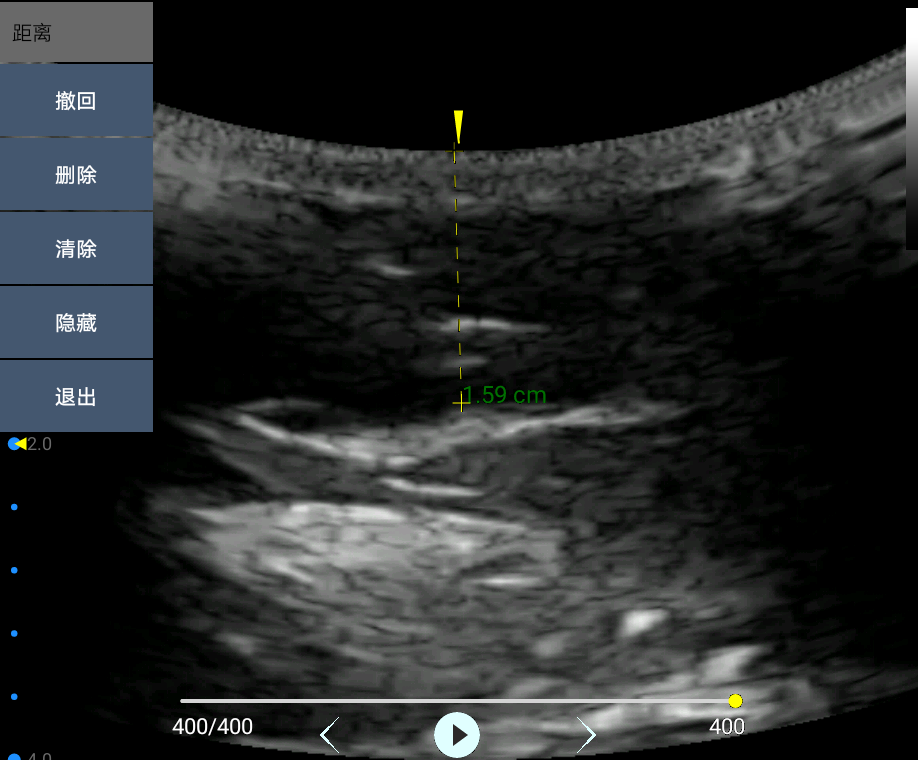
//> input picture a1.png, 918 x 760 px, given in place of 2.jpg, which was not available
$ ./MesureSliderWnd   (built with g++ and OpenCV 4)
//> lines starting //> are read from the running program, lines starting //| are printed output that depends on the picture; pictures that were not available may be replaced by others from this repository, and a replacement may not be noted
### counter.hpp
#ifndef counter_hpp
#define counter_hpp

#include <stdint.h>
#include <stdio.h>
#include <vector>
#include "opencv2/highgui/highgui.hpp"
#include "opencv2/imgproc/imgproc.hpp"
using namespace std;
using namespace cv;
//#define MAX(x,y)   (x>y?x:y)
//#define MIN(x,y)   (x>y?y:x)
typedef struct StrMonmentTAG{
Point2f * pMc;
Point2f mc;
int contourIndex;
int d;
int s;
}StrMonmentTag;
typedef struct StrCandicateTAG{
cv::Point2i  pt;
float MeanValue;
float StandDev;
}StrCandicateTag;
typedef struct StrAreaTAG{
	uint32_t lineIndex; //line index
	uint32_t mcIndex; //monmet index;
	//struct StrMonmentTAG  mc;
    //uint32_t s; //surface of contour
    //uint32_t d; //diameter of contour
    uint32_t doc; // degree of confidence
	Point    captruePoint;
	int32_t  boxUp;
	int32_t  boxDown;
	float    Depth;

    uint32_t x1;
    uint32_t x2;
    uint32_t y1;
    uint32_t y2;
	uint32_t      AverCenterIndex; //center point of cadicate points
	int32_t      AverCount;
	uint32_t     AverValue;
	cv::Point  AverPoint[100];  // aver point for calc
}strAreaTag;


#endif /* counter_hpp */

### MesureSliderWnd.cpp
#include "counter.hpp"
#include "fstream"
#include <iostream>
#include <string>
#include <strstream>
#include "math.h"
#include <stdlib.h>
#include <algorithm>
#include <iostream>
#include <deque>

#define  WIN_W    20
#define  WIN_H    10
StrCandicateTag Candicate;
vector<StrCandicateTag> g_StrCandicateTag;
vector<StrCandicateTag> * pStrCandicateTag = &g_StrCandicateTag;

int SortCmp(StrCandicateTag a1, StrCandicateTag a2)
{
	return a1.StandDev < a2.StandDev;
}

//用deque<Point> 描述曲线
//随机取色画曲线
Scalar random_color(RNG& _rng)
{
	int icolor = (unsigned)_rng;
	return Scalar(icolor & 0xFF, (icolor >> 8) & 0xFF, (icolor >> 16) & 0xFF);
}
int SliderWin(Mat src,cv::Point2i pt, int w,int h, StrCandicateTag *pData)
{
	cv::Scalar     mean;
    cv::Scalar     dev;
	cv::Rect2i rect(pt.x, pt.y, w,h);
	if(src.rows < rect.y || src.cols < rect.x){
		printf("roi invalid\n");
	    return -1;
	}
	Mat Roi = src(rect);
    cv::meanStdDev ( Roi, mean, dev );
    pData->MeanValue = mean.val[0];
    pData->StandDev = dev.val[0];
    std::cout << pData->MeanValue << ",\t" << pData->StandDev;
	return 0;
}
int main()
{
    int i,iRet = 0;
	char dist[40];
    int mc_valid[300] = {1};
    RNG g_rng(12345);
    Mat g_cannyMat_output;
    vector<Vec4i> g_vHierarchy;
    Mat img = imread("D:/prj/z1/src/CvCounter/win32/2.jpg", 1);
//> img is the input picture: 760 rows x 918 cols, CV_8UC3; mean B, G, R 42.3, 41.6, 39

    int width = img.cols;
//> width = 918
    int height = img.rows;
//> height = 760
    Mat gray = Mat::zeros(img.size(),CV_8UC1);
    for ( i = 0; i < height; i++)
    {
        for (int j = 0; j < width; j++)
        {
            int pix = img.at<Vec3b>(i, j)[0] + img.at<Vec3b>(i, j)[2] - img.at<Vec3b>(i, j)[1];
            if (pix > 255)
                pix = 255;
            if (pix < 0)
                pix = 0;
            gray.at<uchar>(i, j) = (uchar)pix;
        }
    }
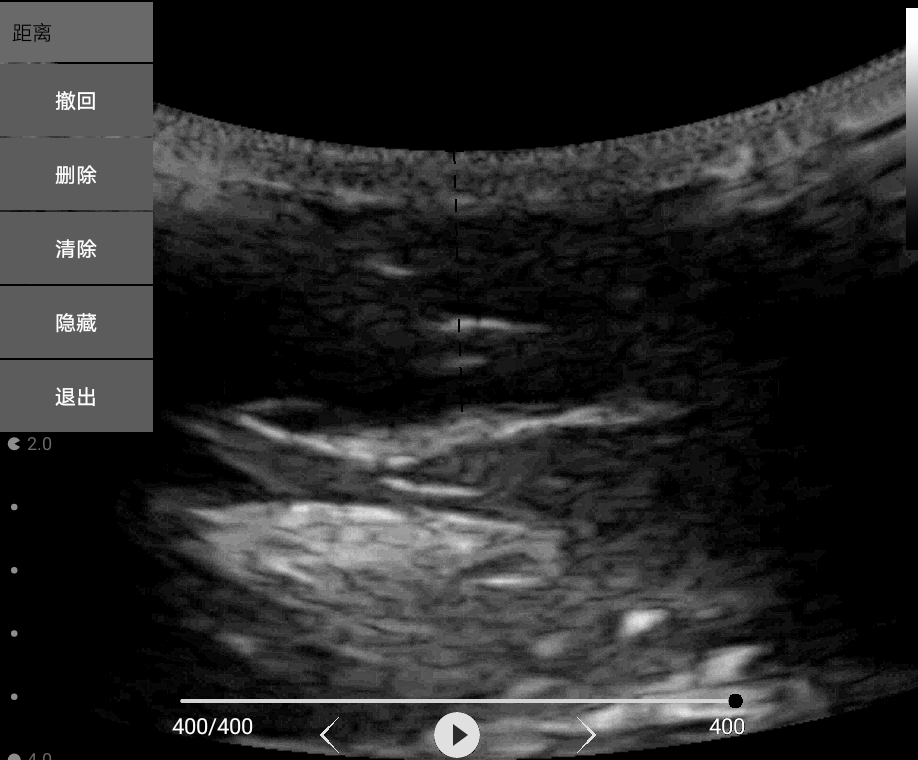
//> gray: 760 rows x 918 cols, CV_8UC1; min 0, max 255, mean 39.9
    imwrite("1gray.jpg",gray);
    Mat DestRGB;// = Mat::zeros( gray.size(), CV_8UC3 );
    Scalar color = CV_RGB(0,255,0);

	for(i=WIN_H; i< (gray.rows - WIN_H); i++)
    {
		printf("[%d]\n", i);
		Candicate.pt= cv::Point2i(gray.cols/2, i);
		iRet = SliderWin(gray,cv::Point2i(gray.cols/2, i), WIN_W, WIN_H,&Candicate);
		cv::cvtColor(gray,DestRGB,COLOR_GRAY2RGB);
		cv::Rect2i rect(gray.cols/2, i, WIN_W,WIN_H);
        cv::rectangle(DestRGB,rect,Scalar(0, 0, 0xff),2);
		memset(dist,0,sizeof(dist));
		sprintf(dist,"   %d mm", (rect.y+WIN_H)/2+i);
		putText(DestRGB,dist,Point2d(gray.cols/2,i/2),
		                 CV_FONT_HERSHEY_DUPLEX,0.4f,Scalar(0,0,255));
		cv::arrowedLine(DestRGB,Point(gray.cols/2+WIN_W/2,0),Point(rect.x+WIN_W/2,(rect.y+WIN_H/2)),Scalar(0,0,255),1);
		pStrCandicateTag->push_back(Candicate);
		cv::imshow("dest",DestRGB);
		//waitKey();
    }
//> this loop made 740 passes
//> rect in SliderWin on passes 1 to 3: Rect(459, 10, 20, 10), Rect(459, 11, 20, 10), Rect(459, 12, 20, 10)
//| 0,	00,	00,	00,	00,	00,	00,	00,	0
//> (output is shown up to pass 8 of 740)
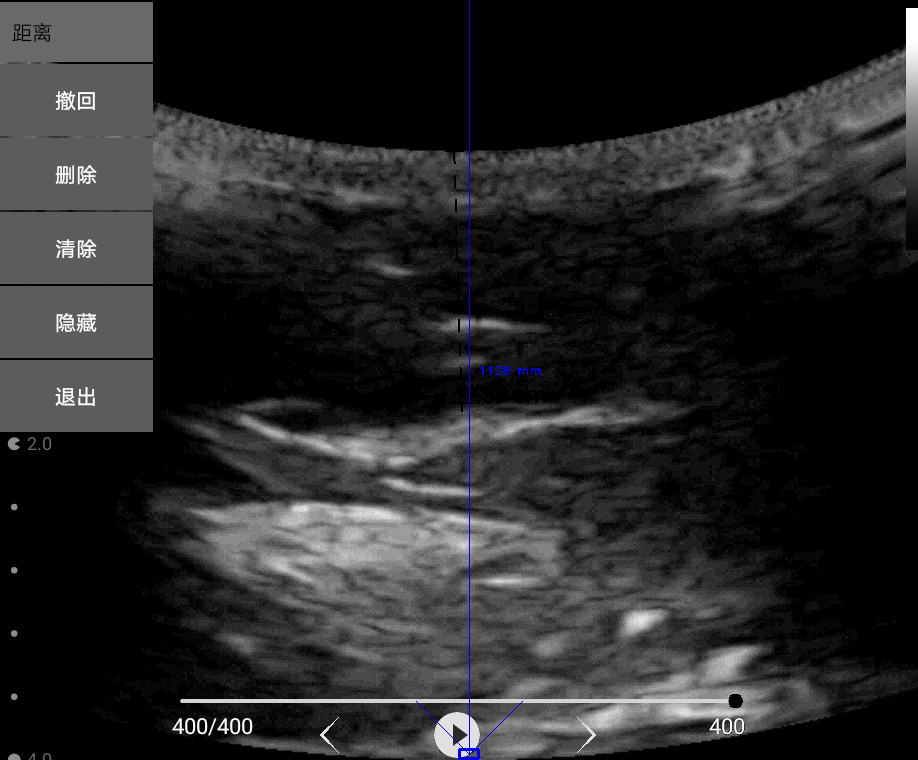
//> DestRGB: 760 rows x 918 cols, CV_8UC3; mean R, G, B 39.8, 39.8, 40.2
//> after the loop, dist = "   1128 mm"
    std::sort(g_StrCandicateTag.begin(),g_StrCandicateTag.end(),SortCmp);
//> g_StrCandicateTag = 740 items
	printf("depth:%d", g_StrCandicateTag.at(g_StrCandicateTag.size()-1).pt.y+WIN_H+7);
//| depth:711
	waitKey();
    return i;
}

$ run again, on a2.png
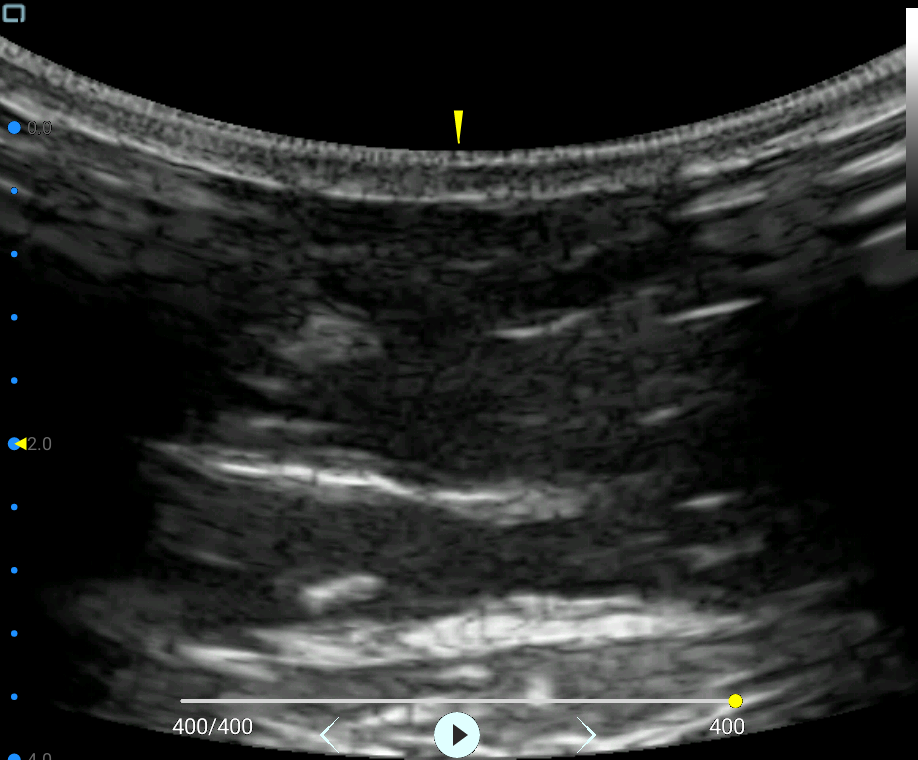
//> input picture a2.png, 918 x 760 px, given in place of 2.jpg, which was not available
//> img is the input picture: 760 rows x 918 cols, CV_8UC3; mean B, G, R 39.7, 40.9, 39.5
//> the loop `for(i=WIN_H; i< (gray.rows - WIN_H); i++)` made 740 passes
//> rect in SliderWin on passes 1 to 3: Rect(459, 10, 20, 10), Rect(459, 11, 20, 10), Rect(459, 12, 20, 10)
//> (printed output is left out)
//> pass 1, `putText(DestRGB,dist,Point2d(gray.cols/2,i/2), CV_FONT_HERSHEY_DUPLEX,..`:
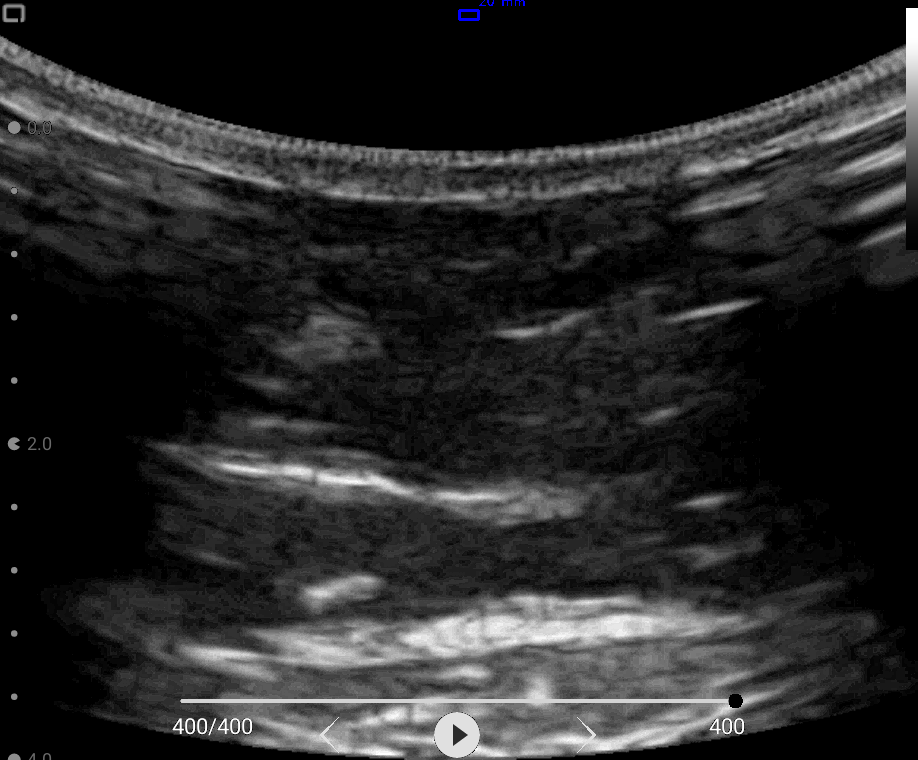
//> DestRGB: 760 rows x 918 cols, CV_8UC3; mean R, G, B 38.5, 38.5, 38.6
//> after the loop `for(i=WIN_H; i< (gray.rows - WIN_H); i++)`:
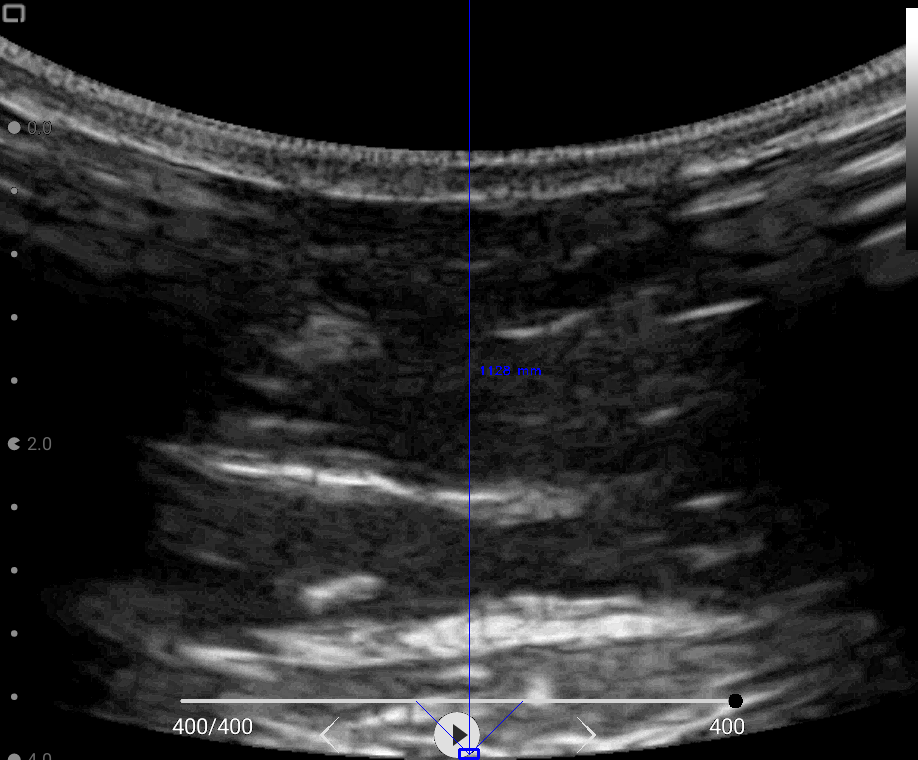
//> DestRGB: 760 rows x 918 cols, CV_8UC3; mean R, G, B 38.4, 38.4, 38.8
//> after the loop `for(i=WIN_H; i< (gray.rows - WIN_H); i++)`: dist = "   1128 mm"
//> g_StrCandicateTag = 740 items
//| depth:747

$ run again, on a4.png
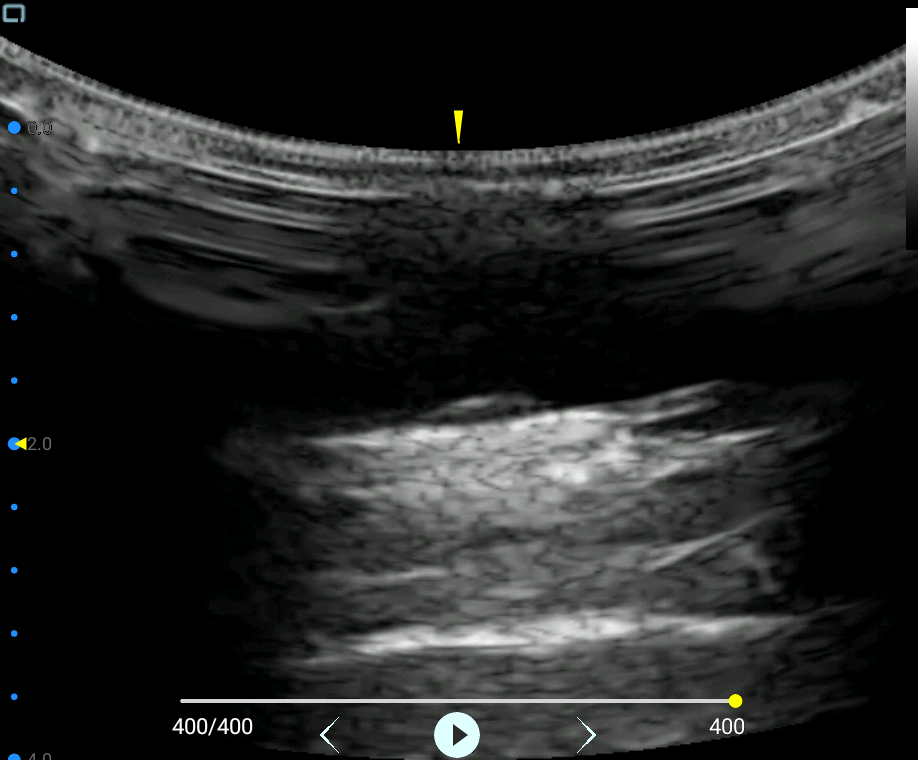
//> input picture a4.png, 918 x 760 px, given in place of 2.jpg, which was not available
//> img is the input picture: 760 rows x 918 cols, CV_8UC3; mean B, G, R 36.9, 37.9, 36.8
//> the loop `for(i=WIN_H; i< (gray.rows - WIN_H); i++)` made 740 passes
//> rect in SliderWin on passes 1 to 3: Rect(459, 10, 20, 10), Rect(459, 11, 20, 10), Rect(459, 12, 20, 10)
//> (printed output is left out)
//> pass 1, `putText(DestRGB,dist,Point2d(gray.cols/2,i/2), CV_FONT_HERSHEY_DUPLEX,..`:
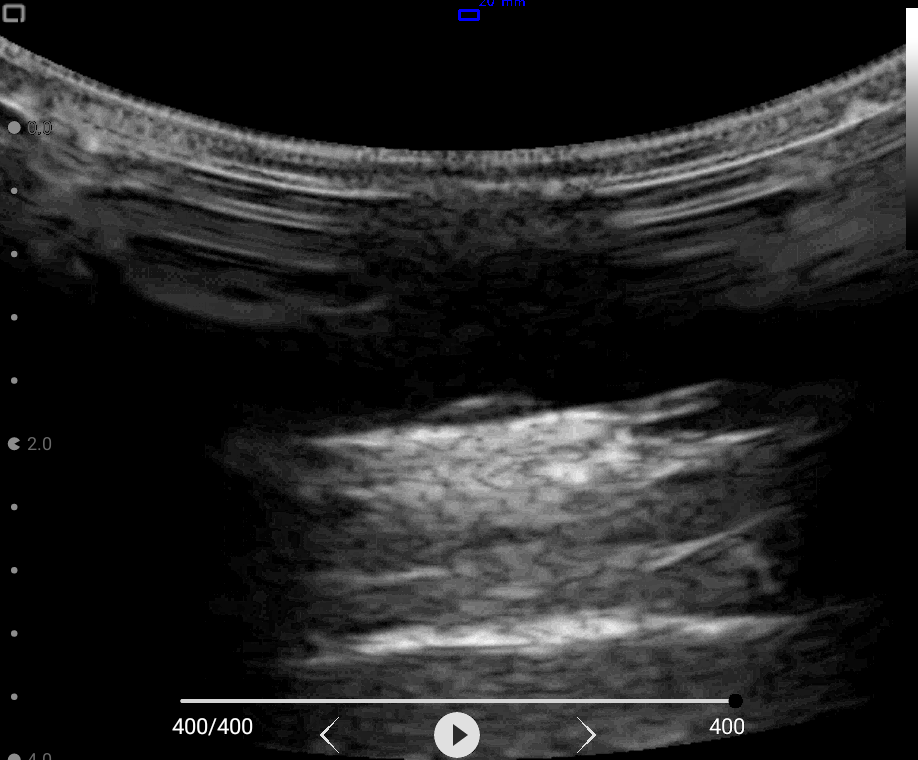
//> DestRGB: 760 rows x 918 cols, CV_8UC3; mean R, G, B 35.9, 35.9, 36
//> after the loop `for(i=WIN_H; i< (gray.rows - WIN_H); i++)`:
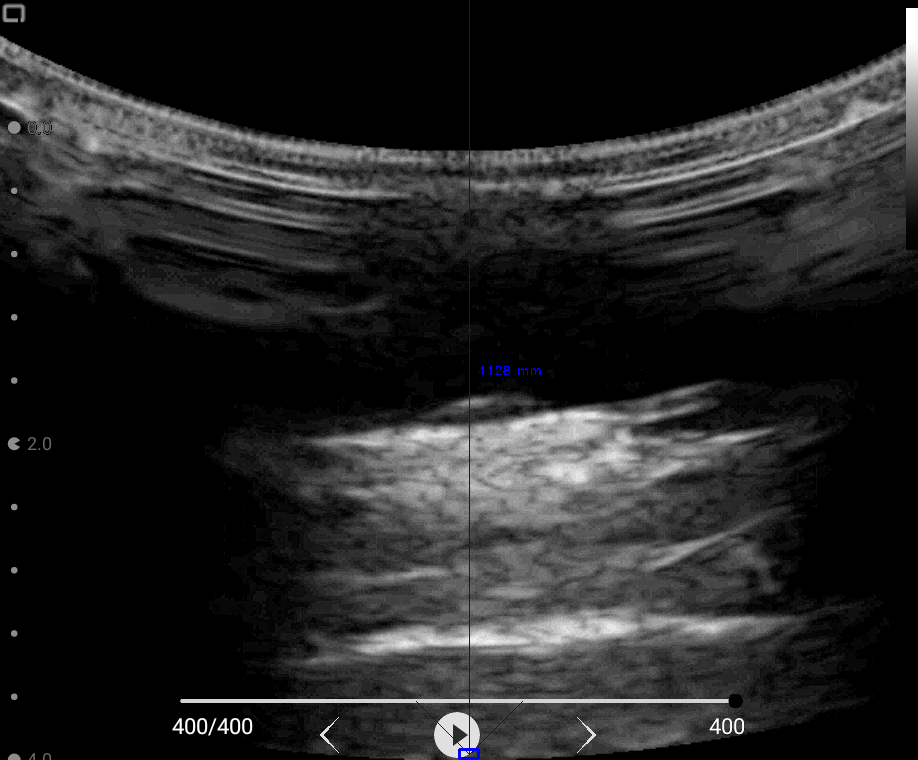
//> DestRGB: 760 rows x 918 cols, CV_8UC3; mean R, G, B 35.7, 35.7, 36.2
//> after the loop `for(i=WIN_H; i< (gray.rows - WIN_H); i++)`: dist = "   1128 mm"
//> g_StrCandicateTag = 740 items
//| depth:766
